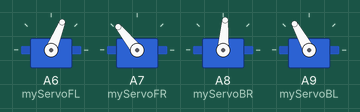
This program was run on a simulated Teensy 4. On the bench: 4 × servo.

Above: at 2.32 s.
At 7.2 s:
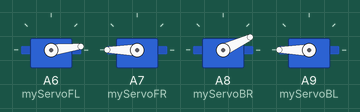
At 13.36 s:
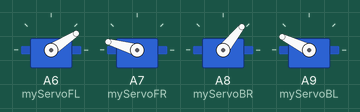
At 18.5 s:
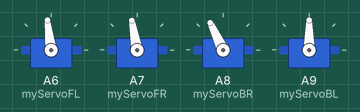
At 28.8 s:
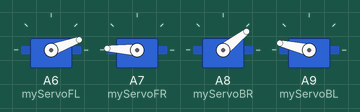
At 39.76 s:
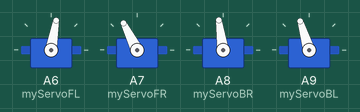
Timing chart, 0 to 40.0 s (numbered marks = the images above):
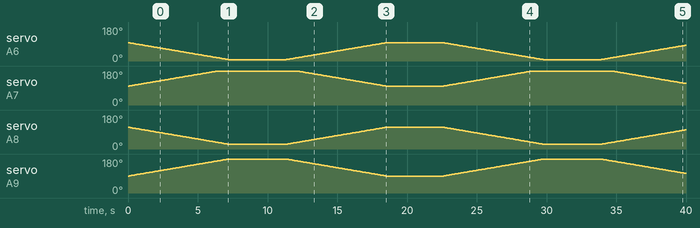

The program:

main.cpp
```cpp
#include <Arduino.h>
#include <Servo.h>

Servo myServoFL;
Servo myServoFR;
Servo myServoBL;
Servo myServoBR;

void setup() {
  myServoFL.attach(20);
  myServoFR.attach(21);
  myServoBR.attach(22);
  myServoBL.attach(23);

}

void morphUp(int speedMorphUp) {
  for(int pos = 0; pos <= 90; pos += 1) {
    myServoFL.write(pos+7); //10 to 100
    myServoFR.write(190-pos); //190 to 100
    myServoBR.write(pos+25); //170 to 85
    myServoBL.write(180-pos); //25 to 115

    delay(100 - speedMorphUp);  //if speed == 0, delay is 100, if speed == 100, delay is 0
  }
  return;
}

void morphDown(int speedMorphDown) {
  for(int pos = 90; pos >= 0; pos -= 1) {
    myServoFL.write(pos+7); //100 to 10
    myServoFR.write(190-pos); //100 to 190
    myServoBR.write(pos+25); //85 to 170
    myServoBL.write(180-pos); //115 to 25

    delay(100 - speedMorphDown);  //if speed == 0, delay is 100, if speed == 100, delay is 0
  }
  return;
}

void loop() {

  // for(int pos = 0; pos <= 90; pos += 1) {
  //   myServoFL.write(pos);
  //   //myServoFR.write(90-pos);
  //   //myServoBR.write(pos+10);
  //   //myServoBL.write((90-pos)+15);
  //   delay(25);
  // }
  // delay(4000);

  //myServoFL.write(5); //100 to 5
  //myServoFR.write(190); //100 to 190
  //myServoBL.write(25); //115 to 25
  //myServoBR.write(180); //85 to 170

  morphDown(20);
  delay(4000);
  morphUp(20);
  delay(4000);
}
```
